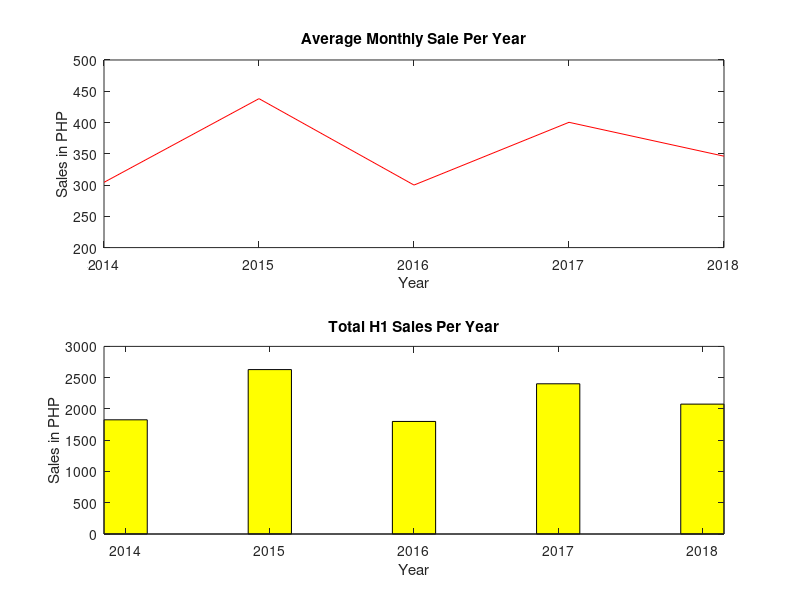

Here is the MATLAB script that generated this plot:
clear;
clc;

FN = "Sean Velasco"
SN = "2019129183"
AT = "Activity 5"

%% Exercise 1

H1_2014 = [401 371 123 309 299 323];
H1_2015 = [399 494 390 434 352 560];
H1_2016 = [110 144 365 324 467 390];
H1_2017 = [576 140 535 556 346 249];
H1_2018 = [168 367 506 101 421 514];

year = ['2014'; '2015'; '2016'; '2017'; '2018'];
TOTAL_SALES = [sum(H1_2014) sum(H1_2015) sum(H1_2016) sum(H1_2017) sum(H1_2018)]
AVE_SALES = [mean(H1_2014) mean(H1_2015) mean(H1_2016) mean(H1_2017) mean(H1_2018)]

subplot (2, 1, 1)
plot(AVE_SALES, 'r')
xlim([1 5])
ylim([200 500])
xticks(1:5);
set(gca, 'xticklabel', year)
title('Average Monthly Sale Per Year')
xlabel('Year')
ylabel('Sales in PHP')

subplot (2, 1, 2)
bar(TOTAL_SALES, 0.3, 'y')
xlim([0.85 5.15])
xticks(1:5);
set(gca, 'xticklabel', year)
title('Total H1 Sales Per Year')
xlabel('Year')
ylabel('Sales in PHP')